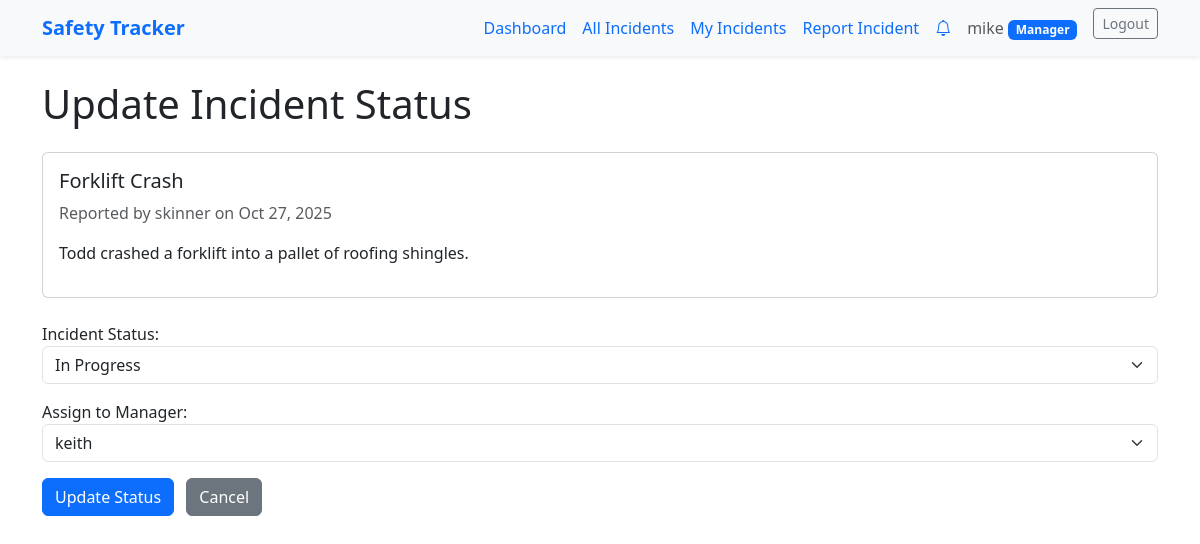
Before: /incident_reporter/forklift-crash/update-status/ (signed in) with the older database file.
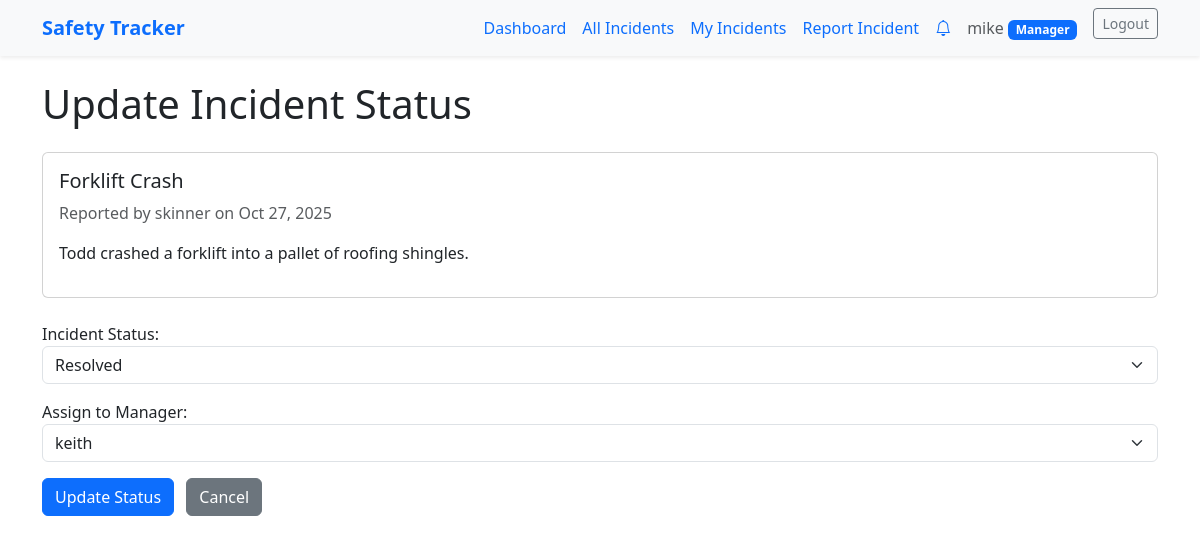
After: the same page with the newer database file.
### incident_reporter/models.py (models this page shows, shortened)
class Incident(models.Model):
    STATUS_CHOICES = [
        ('new', 'New'),
        ('in_progress', 'In Progress'),
        ('resolved', 'Resolved'),
        ('closed', 'Closed'),
    ]
    title = models.CharField(max_length=75)
    body = models.TextField()
    slug = models.SlugField(unique=True)
    date = models.DateTimeField(auto_now_add=True)
    banner = models.ImageField(default='fallback.jpg', blank=True)
    reporter = models.ForeignKey(User, on_delete=models.CASCADE, null=True, blank=True, related_name='reported_incidents')
    status = models.CharField(max_length=20, choices=STATUS_CHOICES, default='new')
    assigned_to = models.ForeignKey(User, on_delete=models.SET_NULL, null=True, blank=True, related_name='assigned_incidents')
    class Meta:
        ordering = ['-date']

### incident_reporter/views.py (the view)
# urls.py: path('<slug:slug>/update-status/', views.incident_update_status, name='update-status'),
@manager_required(redirect_url='/incident_reporter/')
def incident_update_status(request, slug):
    incident = get_object_or_404(Incident, slug=slug)
    old_status = incident.status
    old_assigned_to = incident.assigned_to
    if request.method == 'POST':
        form = forms.UpdateIncidentStatus(request.POST, instance=incident)
        if form.is_valid():
            updated_incident = form.save()
            if old_status != updated_incident.status:
                notify_reporter_status_change(updated_incident, old_status, updated_incident.status)
            if updated_incident.assigned_to and updated_incident.assigned_to != old_assigned_to:
                notify_manager_assignment(updated_incident, updated_incident.assigned_to)
            messages.success(request, f'Incident status updated successfully.')
            return redirect('incident:page', slug=slug)
    else:
        form = forms.UpdateIncidentStatus(instance=incident)
    return render(request, 'incident_reporter/incident_update_status.html', {
        'form': form,
        'incident': incident
    })

### incident_reporter/forms.py
class UpdateIncidentStatus(forms.ModelForm):
    class Meta:
        model = models.Incident
        fields = ['status', 'assigned_to']
        widgets = {
            'status': forms.Select(attrs={'class': 'form-select'}),
            'assigned_to': forms.Select(attrs={'class': 'form-select'}),
        }
        labels = {
            'status': 'Incident Status',
            'assigned_to': 'Assign to Manager',
        }
    def __init__(self, *args, **kwargs):
        super().__init__(*args, **kwargs)
        from users.models import Profile
        manager_profiles = Profile.objects.filter(role='manager')
        manager_users = [profile.user.id for profile in manager_profiles]
        self.fields['assigned_to'].queryset = User.objects.filter(id__in=manager_users)
        self.fields['assigned_to'].required = False

### incident_reporter/context_processors.py (called while the page is built)
def unread_notifications(request):
    if request.user.is_authenticated:
        unread_count = Notification.objects.filter(user=request.user, is_read=False).count()
        return {'unread_notifications_count': unread_count}
    return {'unread_notifications_count': 0}

### users/models.py (called while the page is built)
    def is_manager(self):
        return self.role == 'manager'

### incident_reporter/templates/incident_reporter/incident_update_status.html (shortened to what this page needs)
{% extends 'layout.html' %}
{% block content %}
<section>
    <h1 class="mb-4">Update Incident Status</h1>
    <div class="card mb-4">
        <div class="card-body">
            <h5 class="card-title">{{ incident.title }}</h5>
            <p class="text-muted">Reported by {{ incident.reporter.username }} on {{ incident.date|date:"M d, Y" }}</p>
            <p>{{ incident.body }}</p>
        </div>
    </div>
    <form action="{% url 'incident:update-status' slug=incident.slug %}" method="post">
        {% for field in form %}
            <div class="mb-3">
                {{ field.label_tag }}
                {{ field }}
            </div>
        {% endfor %}
        <button class="btn btn-primary" type="submit">Update Status</button>
        <a href="{% url 'incident:page' slug=incident.slug %}" class="btn btn-secondary ms-2">Cancel</a>
    </form>
</section>
{% endblock %}

Changed rows visible on the page:
changed Incident "Forklift Crash": status "In Progress" → "Resolved"
